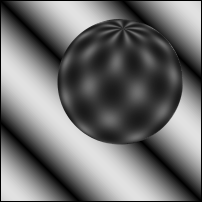
#> input picture sphere/s0_pad.png, 202 x 202 px; the run also reads 1 picture not shown here
$ python y.py
#> lines starting #> are read from the running program, lines starting #| are printed output that depends on the picture
import numpy as np
import matplotlib.pyplot as plt
import cv2


# =========================
# 讀影像（IMPORTANT：不要用 int8）
# =========================
file1 = "s0_pad.png"
file2 = "s1_pad.png"


i1 = cv2.imread(file1, cv2.IMREAD_GRAYSCALE).astype(np.int16)
#> i1: shape (202, 202) int16; min 0, max 225, mean 112.1
i2 = cv2.imread(file2, cv2.IMREAD_GRAYSCALE).astype(np.int16)
#> i2: shape (202, 202) int16; min 0, max 225, mean 112.1
# 向左移 4 pixel（右邊補左邊的內容）
# i2 = np.roll(i1, shift=2, axis=1)
# i1 = (cv2.imread(file1, cv2.IMREAD_GRAYSCALE)).astype(np.int16)
# i2 = (cv2.imread(file2, cv2.IMREAD_GRAYSCALE)).astype(np.int16)
print(i1)
#> (printed output is left out)
im1 = i1
im2 = i2

H, W = im1.shape
#> H = 202; W = 202

# =========================
# window = 3
# stride = 3
# =========================
window_size = 5
w = window_size // 2
stride = 5


Ix = np.zeros_like(im1, dtype=np.float32)

Iy = np.zeros_like(im1, dtype=np.float32)

It = np.zeros_like(im1, dtype=np.float32)

for i in range(1,H-1):

    for j in range(1,W-1):

        ip = i

        jp = j

        Ix[i, j] = (im1[ip, jp+1] - im1[ip, jp-1])

        Iy[i, j] = (im1[ip+1, jp] - im1[ip-1, jp])

        It[i, j] = im2[ip, jp] - im1[ip, jp]
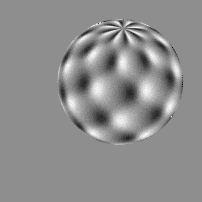
#> It: shape (202, 202) float32; min -19, max 15, mean 0.00676; drawn with min black and max white
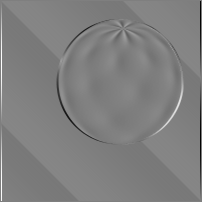
#> Ix: shape (202, 202) float32; min -225, max 225, mean 0; drawn with min black and max white
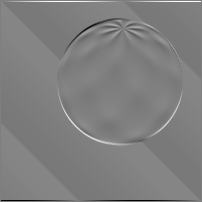
#> Iy: shape (202, 202) float32; min -225, max 225, mean 0; drawn with min black and max white

# =========================
# optical flow
# =========================
Vx = np.zeros((H, W), dtype=np.float32)
Vy = np.zeros((H, W), dtype=np.float32)

pp = 0
for i in range(w, H-w, stride):
    for j in range(w, W-w, stride):

        wx = Ix[i-w:i+w+1, j-w:j+w+1].flatten().astype(np.float32)
        wy = Iy[i-w:i+w+1, j-w:j+w+1].flatten().astype(np.float32)
        wt = It[i-w:i+w+1, j-w:j+w+1].flatten().astype(np.float32)

        sum_Ix2  = np.sum(wx * wx).astype(np.int64) >> 0
        sum_Iy2  = np.sum(wy * wy).astype(np.int64) >> 0
        sum_IxIy = np.sum(wx * wy).astype(np.int64) >> 0
        sum_IxIt = np.sum(wx * wt).astype(np.int64) >> 0
        sum_IyIt = np.sum(wy * wt).astype(np.int64) >> 0

        # [5 lines of commented-out code are left out]

        pp += 1

        ATA = np.array([[sum_Ix2,  sum_IxIy],
            [sum_IxIy, sum_Iy2]])

        ATb = np.array([[-sum_IxIt],
            [-sum_IyIt]])

        # 拆開元素
        a = ATA[0, 0]
        b_ = ATA[0, 1]
        c = ATA[1, 0]
        d = ATA[1, 1]

        det = a * d - b_ * c

        if abs(det) > 1:   # 避免除0
            inv00 =  d / det
            inv01 = -b_ / det
            inv10 = -c / det
            inv11 =  a / det

            Vx_val = inv00 * ATb[0, 0] + inv01 * ATb[1, 0]
            Vy_val = inv10 * ATb[0, 0] + inv11 * ATb[1, 0]

            Vx[i, j] = Vx_val * 5
            Vy[i, j] = Vy_val * 5
        else:
            Vx[i, j] = 0
            Vy[i, j] = 0
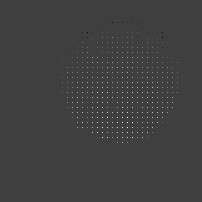
#> Vx: shape (202, 202) float32; min -2.58, max 7.74, mean 0.0362; drawn with min black and max white
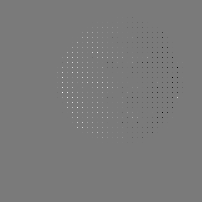
#> Vy: shape (202, 202) float32; min -4.55, max 4.91, mean 0.00229; drawn with min black and max white
#> after the loop, pp = 1600
        # if(Vx_val>3 or Vy_val>3):


print("patch count:", pp)
#| patch count: 1600

# =========================
# visualization
# =========================
fig, axes = plt.subplots(1, 3, figsize=(18, 6))

axes[0].imshow(im1, cmap='gray')
axes[0].set_title("im1")
axes[0].axis('off')

axes[1].imshow(im2, cmap='gray')
axes[1].set_title("im2")
axes[1].axis('off')

axes[2].imshow(im1, cmap='gray', alpha=0.5)

ys = np.arange(w, H-w, stride)
#> ys = 40 values from 2 to 197
xs = np.arange(w, W-w, stride)
#> xs = 40 values from 2 to 197
X_grid, Y_grid = np.meshgrid(xs, ys)

Vx_sparse = Vx[w:H-w:stride, w:W-w:stride]
Vy_sparse = Vy[w:H-w:stride, w:W-w:stride]

axes[2].quiver(X_grid, Y_grid, Vx_sparse, Vy_sparse,
               color='red', angles='xy', scale_units='xy', scale=1)
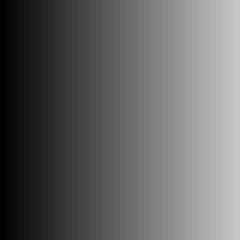
#> X_grid: shape (40, 40) int64 (shown 6 times larger); min 2, max 197, mean 99.5


axes[2].axis('off')

plt.tight_layout()
plt.show()
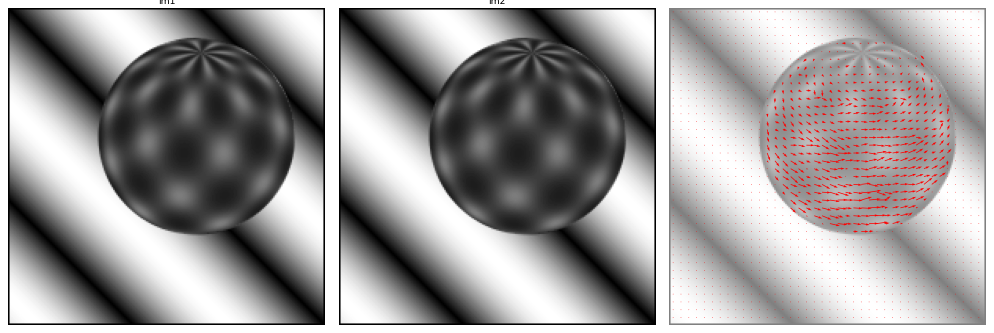
#> figure drawn by matplotlib, 3 panels
